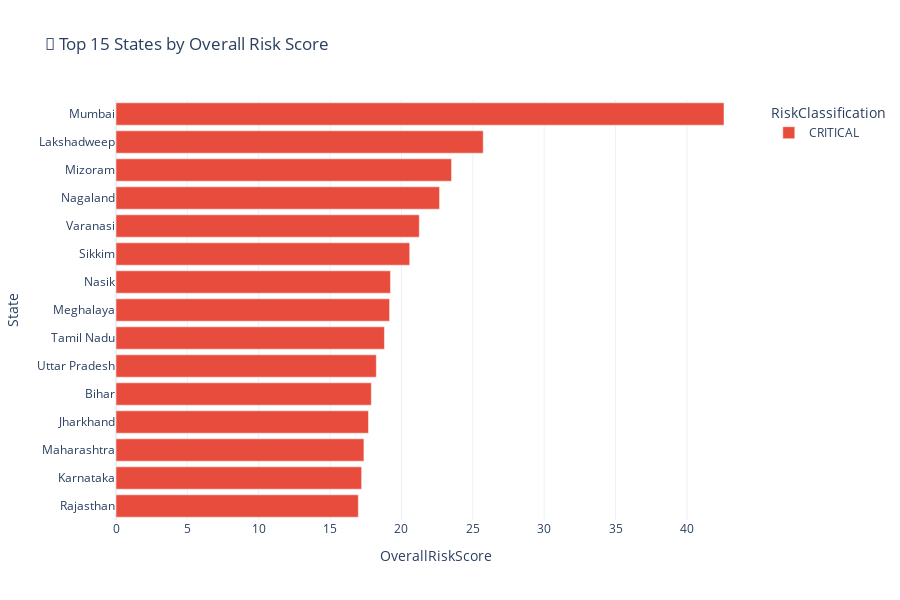

Write notebook code for a chart like this one.
### Code cell
# Visualize bottlenecks
top15 = critical.head(15)

fig = px.bar(top15, x='OverallRiskScore', y='State', orientation='h',
             color='RiskClassification', 
             color_discrete_map={'CRITICAL': '#e74c3c', 'HIGH': '#f39c12', 'MODERATE': '#3498db'},
             title='🚨 Top 15 States by Overall Risk Score')
fig.update_layout(template='plotly_white', height=600, yaxis={'categoryorder':'total ascending'})
fig.show()

### Figure 1 — Plotly figure (JSON) as saved in the notebook; plotly's stock layout.template omitted (floating-point values rounded to 4 significant figures)
{"data": [{"hovertemplate": "RiskClassification=CRITICAL<br>OverallRiskScore=%{x}<br>State=%{y}<extra></extra>", "legendgroup": "CRITICAL", "marker": {"color": "#e74c3c", "pattern": {"shape": ""}}, "name": "CRITICAL", "orientation": "h", "showlegend": true, "textposition": "auto", "type": "bar", "x": [42.6, 25.73, 23.51, 22.67, 21.25, 20.58, 19.23, 19.17, 18.81, 18.24, 17.89, 17.69, 17.37, 17.21, 16.98], "xaxis": "x", "y": ["Mumbai", "Lakshadweep", "Mizoram", "Nagaland", "Varanasi", "Sikkim", "Nasik", "Meghalaya", "Tamil Nadu", "Uttar Pradesh", "Bihar", "Jharkhand", "Maharashtra", "Karnataka", "Rajasthan"], "yaxis": "y"}], "layout": {"barmode": "relative", "height": 600, "legend": {"title": {"text": "RiskClassification"}, "tracegroupgap": 0}, "title": {"text": "🚨 Top 15 States by Overall Risk Score"}, "xaxis": {"anchor": "y", "domain": [0, 1], "title": {"text": "OverallRiskScore"}}, "yaxis": {"anchor": "x", "categoryorder": "total ascending", "domain": [0, 1], "title": {"text": "State"}}}}
